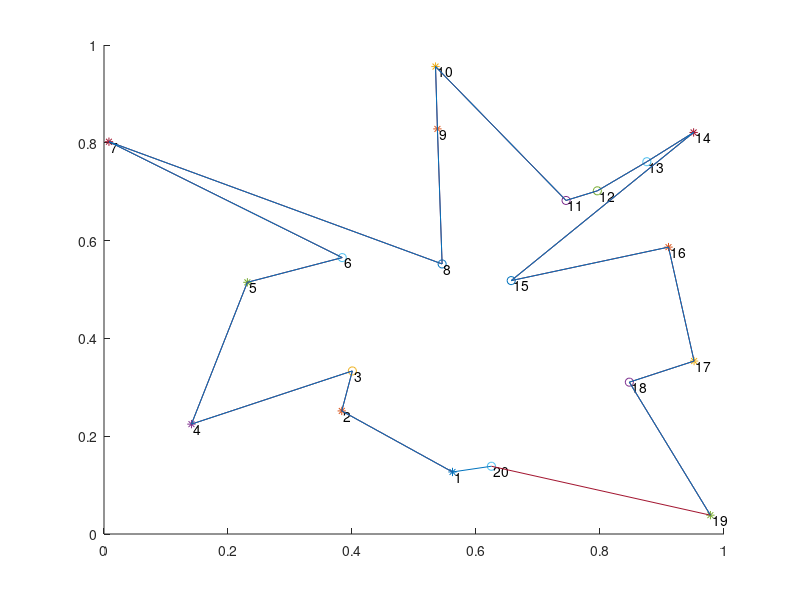
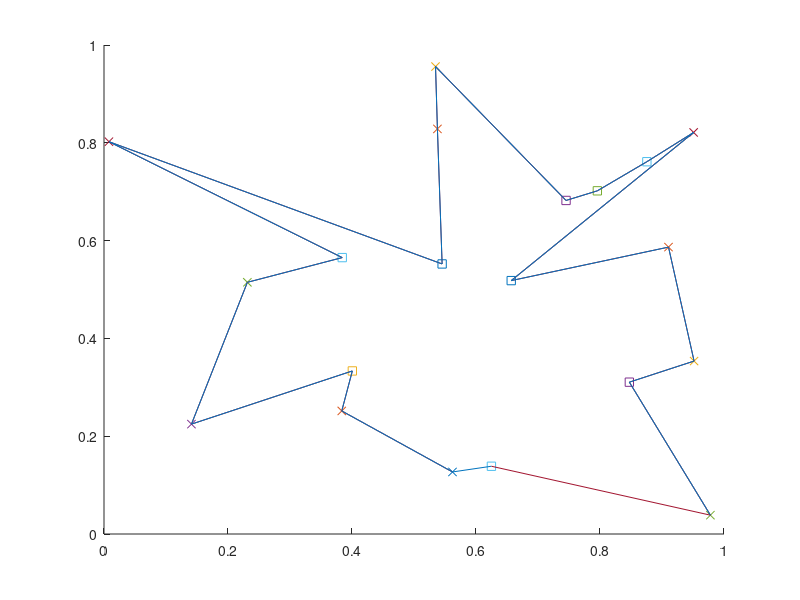

Here is the MATLAB script that generated these plots, in order:
function test_judge_convex

clearvars;
close all;
clc;

n=20;
p=rand(n,2);

p=createSimplyPoly(p);  %创建简单多边形
p1 = p;

%%
p1_forward = zeros(size(p1));
p1_forward(1,:) = p1(n,:);
p1_forward(2:n,:) = p1(1:n-1,:);

p1_backward = zeros(size(p1));
p1_backward(1:n-1,:) = p1(2:n,:);
p1_backward(n,:) = p1(1,:);

vec1 = p1_forward - p1;
vec2 = p1_backward - p1;

figure
hold on;
for i=1:n    
    if i==1                     %处理第一个点
        v1=p(n,:)-p(1,:);       %当前点到前一点向量
        v2=p(2,:)-p(1,:);       %当前点到后一点向量
    elseif i==n                 %最后一个点
        v1=p(n-1,:)-p(n,:);    
        v2=p(1,:)-p(n,:);        
    else                        %其他点
        v1=p(i-1,:)-p(i,:);     
        v2=p(i+1,:)-p(i,:);
    end
    r=det([v1;v2]);                 %叉乘后第三个向量的方向
    r1 = det([vec1(i,:); vec2(i,:)]);
    disp(num2str(r-r1))
    if r>0
        plot(p(i,1),p(i,2),'*'); % salient points (tu dian)       
    elseif r<0
        plot(p(i,1),p(i,2),'o'); % trough points (ao dian)         
    end
    text(p(i,1)+0.003,p(i,2)-0.01,num2str(i));
end
plot(p(:,1),p(:,2));
p_=circshift(p,1);
plot(p_(:,1),p_(:,2));
hold off;



figure 
hold on;
for i = 1:n
    r2 = det([vec1(i,:); vec2(i,:)]);
    if r2>0
        plot(p(i,1),p(i,2),'x'); % convex-points (tu dian)       
    elseif r2<0
        plot(p(i,1),p(i,2),'s'); % concave-points (ao dian)         
    end
end % for 
plot(p(:,1),p(:,2));
p=circshift(p,1);
plot(p(:,1),p(:,2));

%% 
p2 = p;
[in on] = inpolygon(p2(:,1),p2(:,2),p2(:,1),p2(:,2));


end % function







function p=createSimplyPoly(p)
    cen=mean(p);
    ang=atan2(p(:,1)-cen(1),p(:,2)-cen(2)); %每个点到坐标中心极角

    p=[p,ang];
    p=sortrows(p,3);    %按极角排序

    p=p(:,1:2);
end